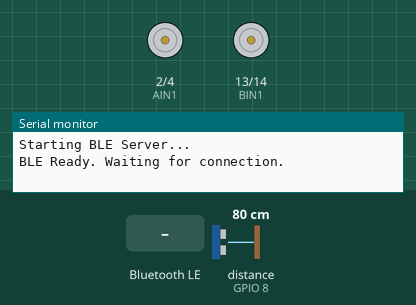
Simulated run of this sketch. Board: ESP32-S3. On the bench: motor-driver pin pairs drawn as motors (green arrow = first pin HIGH = forward, orange = second pin HIGH = backward, longer = more drive, scaled by the enable pin), the last lines printed to the serial monitor. Wiring (inferred from the names in the program): ultrasonic range finder: trigger GPIO 7; echo GPIO 8. The test bench sets the inputs (shaded band); at power-on: distance to the obstacle (sensor on GPIO 8) 80 cm. The echo pulse lasts 58.3 µs per cm; nothing arrives over Bluetooth unless stated; a phone connects over Bluetooth LE 3 s after start.

Above: at 1.2 s.
1.3 s: Bluetooth LE write "F" received
At 2.5 s:
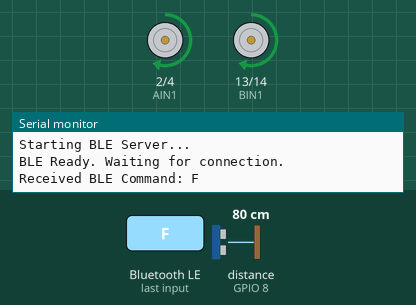
2.8 s: Bluetooth LE write "1" received
At 3.3 s:
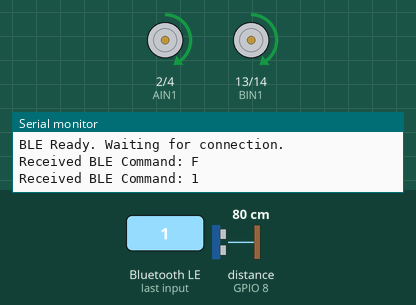
4.3 s: Bluetooth LE write "B" received
At 4.9 s:
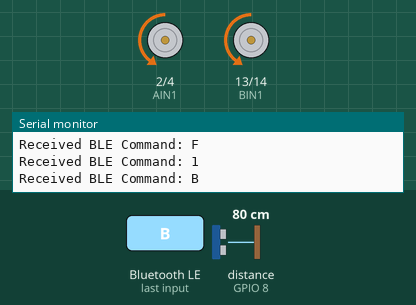
5.8 s: Bluetooth LE write "L" received
At 6.4 s:
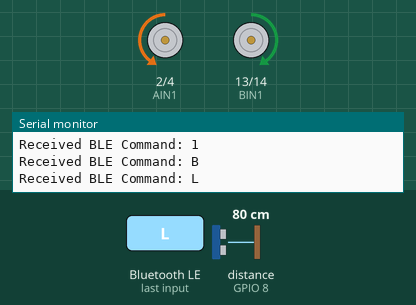
7.3 s: Bluetooth LE write "R" received
At 8.3 s:
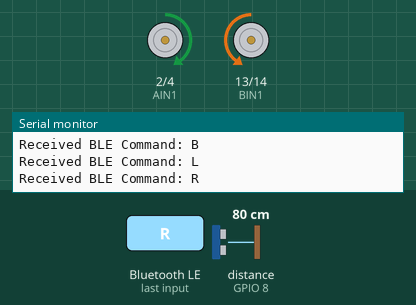
8.8 s: Bluetooth LE write "2" received
At 9.8 s:
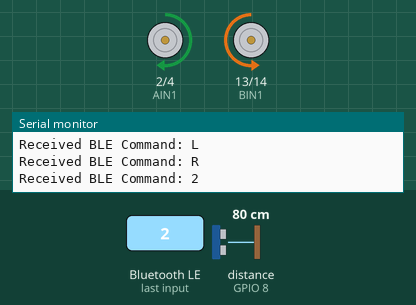
Timing chart, 0 to 11.3 s (numbered marks = the images above; inputs shaded):
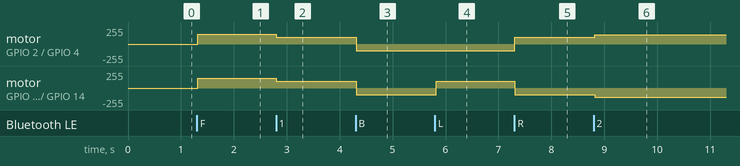

The sketch:

Robot_control_code.ino
```cpp
#include <BLEDevice.h>
#include <BLEServer.h>
#include <BLEUtils.h>
#include <BLE2902.h>

//BLE UUIDs
#define SERVICE_UUID           "6E400001-B5A3-F393-E0A9-E50E24DCCA9E"
#define CHARACTERISTIC_UUID_RX "6E400002-B5A3-F393-E0A9-E50E24DCCA9E"

// Motor A Pins (Left Motor)
const int AIN1 = 2;
const int AIN2 = 4;
const int PWMA = 1;

//Motor B Pins (Right Motor)
const int BIN1 = 13;
const int BIN2 = 14;
const int PWMB = 15;

// Sensor Pins
const int trigPin = 7;
const int echoPin = 8;
const float STOP_DISTANCE_CM = 15.0;

// stes default state as stopped and default speed as medium speed 3
char currentCommand = 'S';
int currentSpeed = 150;

// This intterupts whenever a command is recieved
class MyCallbacks: public BLECharacteristicCallbacks {
    void onWrite(BLECharacteristic *pCharacteristic) {
      String rxValue = pCharacteristic->getValue();

      if (rxValue.length() > 0) {
        char receivedChar = rxValue[0]; // Look at the first character sent
        Serial.print("Received BLE Command: ");
        Serial.println(receivedChar);

        // control speed based off recieved number
        if (receivedChar == '1') currentSpeed = 100;
        else if (receivedChar == '2') currentSpeed = 140;
        else if (receivedChar == '3') currentSpeed = 180;
        else if (receivedChar == '4') currentSpeed = 220;
        else if (receivedChar == '5') currentSpeed = 255;

        // Directional Commands
        else if (receivedChar == 'F' || receivedChar == 'B' ||
                 receivedChar == 'L' || receivedChar == 'R' ||
                 receivedChar == 'S') {
          currentCommand = receivedChar;
        }
      }
    }
};

void setup() {
  Serial.begin(115200);

  // Set Motor Pins as Outputs
  pinMode(AIN1, OUTPUT);
  pinMode(AIN2, OUTPUT);
  pinMode(PWMA, OUTPUT);
  pinMode(BIN1, OUTPUT);
  pinMode(BIN2, OUTPUT);
  pinMode(PWMB, OUTPUT);

  // Sensor Setup
  pinMode(trigPin, OUTPUT);
  pinMode(echoPin, INPUT);

  // Ensure motors are off at boot
  stopMotors();

  // BLE Setup
  Serial.println("Starting BLE Server...");
  BLEDevice::init("ESP32_ROBOT");
  BLEServer *pServer = BLEDevice::createServer();

  BLEService *pService = pServer->createService(SERVICE_UUID);

  BLECharacteristic *pRxCharacteristic = pService->createCharacteristic(
                       CHARACTERISTIC_UUID_RX,
                       BLECharacteristic::PROPERTY_WRITE
                     );

  pRxCharacteristic->setCallbacks(new MyCallbacks());
  pService->start();

  // Start broadcasting
   BLEAdvertising *pAdvertising = pServer->getAdvertising();
  pAdvertising->addServiceUUID(SERVICE_UUID);   // ← this was missing
  pAdvertising->setScanResponse(true);
  pAdvertising->start();
  Serial.println("BLE Ready. Waiting for connection. ");
}

void loop() {
  // 1. check distance sensor first
  float distance = getDistance();

  // 2. ensures stop only occurs when in forward movement
  if (currentCommand == 'F' && distance < STOP_DISTANCE_CM) {
    Serial.print("OBSTACLE AT ");
    Serial.print(distance);
    Serial.println(" cm! Emergency Stop.");
    currentCommand = 'S';
  }

  // 3. Execute the current command
  executeMovement();

  delay(20);
}

// funbc to read ultrasonic sensor
float getDistance() {
  digitalWrite(trigPin, LOW);
  delayMicroseconds(2);
  digitalWrite(trigPin, HIGH);
  delayMicroseconds(10);
  digitalWrite(trigPin, LOW);

  // 30ms timeout prevents the ESP32 from freezing
  long duration = pulseIn(echoPin, HIGH, 30000);

  if (duration == 0) return 999.0; // Safe distance if no echo
  return (duration * 0.0343) / 2;
}

// translateing the commands to actual movement
void executeMovement() {
  switch (currentCommand) {
    case 'F': // Forward
      digitalWrite(AIN1, HIGH); digitalWrite(AIN2, LOW);
      digitalWrite(BIN1, HIGH); digitalWrite(BIN2, LOW);
      analogWrite(PWMA, currentSpeed);
      analogWrite(PWMB, currentSpeed);
      break;

    case 'B': // Backward
      digitalWrite(AIN1, LOW); digitalWrite(AIN2, HIGH);
      digitalWrite(BIN1, LOW); digitalWrite(BIN2, HIGH);
      analogWrite(PWMA, currentSpeed);
      analogWrite(PWMB, currentSpeed);
      break;

    case 'L': // Turn Left
      digitalWrite(AIN1, LOW); digitalWrite(AIN2, HIGH);
      digitalWrite(BIN1, HIGH); digitalWrite(BIN2, LOW);
      analogWrite(PWMA, currentSpeed);
      analogWrite(PWMB, currentSpeed);
      break;

    case 'R': // Turn Right
      digitalWrite(AIN1, HIGH); digitalWrite(AIN2, LOW);
      digitalWrite(BIN1, LOW); digitalWrite(BIN2, HIGH);
      analogWrite(PWMA, currentSpeed);
      analogWrite(PWMB, currentSpeed);
      break;

    case 'S': // Stop
    default:
      stopMotors();
      break;
  }
}

void stopMotors() {
  digitalWrite(AIN1, LOW); digitalWrite(AIN2, LOW);
  digitalWrite(BIN1, LOW); digitalWrite(BIN2, LOW);
  analogWrite(PWMA, 0);
  analogWrite(PWMB, 0);
}
```

Measured:
- after the input at 1.3 s, motor on GPIO 2 (AIN1) / GPIO 4 (AIN2), motor on GPIO 13 (BIN1) / GPIO 14 (BIN2): stopped → forward 150/255 at once
- after the input at 2.8 s, motor on GPIO 2 (AIN1) / GPIO 4 (AIN2), motor on GPIO 13 (BIN1) / GPIO 14 (BIN2): forward 150/255 → forward 100/255 at once
- after the input at 4.3 s, motor on GPIO 2 (AIN1) / GPIO 4 (AIN2), motor on GPIO 13 (BIN1) / GPIO 14 (BIN2): forward 100/255 → backward 100/255 at once
- after the input at 5.8 s, motor on GPIO 13 (BIN1) / GPIO 14 (BIN2): backward 100/255 → forward 100/255 at once
- after the input at 7.3 s, motor on GPIO 2 (AIN1) / GPIO 4 (AIN2): backward 100/255 → forward 100/255 at once; motor on GPIO 13 (BIN1) / GPIO 14 (BIN2): forward 100/255 → backward 100/255 at once
- after the input at 8.8 s, motor on GPIO 2 (AIN1) / GPIO 4 (AIN2): forward 100/255 → forward 140/255 at once; motor on GPIO 13 (BIN1) / GPIO 14 (BIN2): backward 100/255 → backward 140/255 at once
